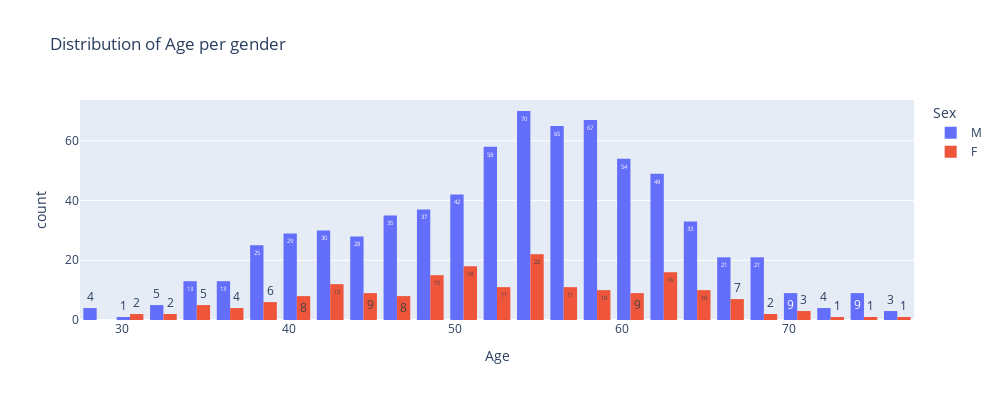

Notebook code for this chart:
### Code cell
fig = px.histogram(df,
                   x = 'Age',
                   color = 'Sex',
                   hover_data = df.columns,
                   title = 'Distribution of Age per gender',
                   text_auto = True,
                   width = 999, height = 400,
                   barmode = 'group')

fig.show()

### Figure 1 — Plotly figure (JSON) as saved in the notebook; plotly's stock layout.template omitted (floating-point values rounded to 4 significant figures; data arrays with more than 128 entries replaced by an {"elided": "..."} marker saying what was removed)
{"data": [{"alignmentgroup": "True", "bingroup": "x", "hovertemplate": "Sex=M<br>Age=%{x}<br>count=%{y}<extra></extra>", "legendgroup": "M", "marker": {"color": "#636efa", "pattern": {"shape": ""}}, "name": "M", "offsetgroup": "M", "orientation": "v", "showlegend": true, "texttemplate": "%{value}", "type": "histogram", "x": {"elided": "725 int values"}, "xaxis": "x", "yaxis": "y"}, {"alignmentgroup": "True", "bingroup": "x", "hovertemplate": "Sex=F<br>Age=%{x}<br>count=%{y}<extra></extra>", "legendgroup": "F", "marker": {"color": "#EF553B", "pattern": {"shape": ""}}, "name": "F", "offsetgroup": "F", "orientation": "v", "showlegend": true, "texttemplate": "%{value}", "type": "histogram", "x": {"elided": "193 int values"}, "xaxis": "x", "yaxis": "y"}], "layout": {"barmode": "group", "height": 400, "legend": {"title": {"text": "Sex"}, "tracegroupgap": 0}, "title": {"text": "Distribution of Age per gender"}, "width": 999, "xaxis": {"anchor": "y", "domain": [0, 1], "title": {"text": "Age"}}, "yaxis": {"anchor": "x", "domain": [0, 1], "title": {"text": "count"}}}}
